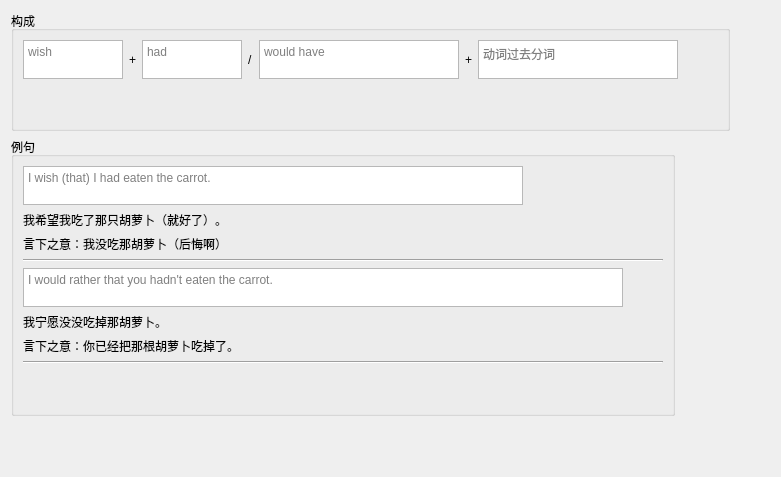
                 <widget class="QWidget" name="tab_13">
                  <attribute name="title">
                   <string>希望不可能的事件在过去发生</string>
                  </attribute>
                  <layout class="QVBoxLayout" name="verticalLayout_32">
                   <item>
                    <layout class="QHBoxLayout" name="horizontalLayout_44">
                     <item>
                      <widget class="QGroupBox" name="groupBox_14">
                       <property name="title">
                        <string>构成</string>
                       </property>
                       <layout class="QGridLayout" name="gridLayout_8">
                        <item row="0" column="0">
                         <layout class="QHBoxLayout" name="horizontalLayout_41">
                          <item>
                           <widget class="QTextEdit" name="textEdit_52">
                            <property name="maximumSize">
                             <size>
                              <width>100</width>
                              <height>39</height>
                             </size>
                            </property>
                            <property name="placeholderText">
                             <string>wish</string>
                            </property>
                           </widget>
                          </item>
                          <item>
                           <widget class="QLabel" name="label_77">
                            <property name="text">
                             <string>+</string>
                            </property>
                           </widget>
                          </item>
                          <item>
                           <widget class="QTextEdit" name="textEdit_58">
                            <property name="maximumSize">
                             <size>
                              <width>100</width>
                              <height>39</height>
                             </size>
                            </property>
                            <property name="placeholderText">
                             <string>had</string>
                            </property>
                           </widget>
                          </item>
                          <item>
                           <widget class="QLabel" name="label_71">
                            <property name="text">
                             <string>/</string>
                            </property>
                           </widget>
                          </item>
                          <item>
                           <widget class="QTextEdit" name="textEdit_53">
                            <property name="maximumSize">
                             <size>
                              <width>200</width>
                              <height>39</height>
                             </size>
                            </property>
                            <property name="placeholderText">
                             <string>would have</string>
                            </property>
                           </widget>
                          </item>
                          <item>
                           <widget class="QLabel" name="label_72">
                            <property name="text">
                             <string>+</string>
                            </property>
                           </widget>
                          </item>
                          <item>
                           <widget class="QTextEdit" name="textEdit_54">
                            <property name="maximumSize">
                             <size>
                              <width>200</width>
                              <height>39</height>
                             </size>
                            </property>
                            <property name="placeholderText">
                             <string>动词过去分词</string>
                            </property>
                           </widget>
                          </item>
                          <item>
                           <spacer name="horizontalSpacer_23">
                            <property name="orientation">
                             <enum>Qt::Horizontal</enum>
                            </property>
                            <property name="sizeHint" stdset="0">
                             <size>
                              <width>40</width>
                              <height>20</height>
                             </size>
                            </property>
                           </spacer>
                          </item>
                         </layout>
                        </item>
                        <item row="1" column="0">
                         <spacer name="verticalSpacer_17">
                          <property name="orientation">
                           <enum>Qt::Vertical</enum>
                          </property>
                          <property name="sizeHint" stdset="0">
                           <size>
                            <width>20</width>
                            <height>40</height>
                           </size>
                          </property>
                         </spacer>
                        </item>
                       </layout>
                      </widget>
                     </item>
                     <item>
                      <spacer name="horizontalSpacer_26">
                       <property name="orientation">
                        <enum>Qt::Horizontal</enum>
                       </property>
                       <property name="sizeHint" stdset="0">
                        <size>
                         <width>40</width>
                         <height>20</height>
                        </size>
                       </property>
                      </spacer>
                     </item>
                    </layout>
                   </item>
                   <item>
                    <layout class="QHBoxLayout" name="horizontalLayout_45">
                     <item>
                      <widget class="QGroupBox" name="groupBox_15">
                       <property name="title">
                        <string>例句</string>
                       </property>
                       <layout class="QVBoxLayout" name="verticalLayout_30">
                        <item>
                         <layout class="QHBoxLayout" name="horizontalLayout_42">
                          <item>
                           <widget class="QTextEdit" name="textEdit_55">
                            <property name="minimumSize">
                             <size>
                              <width>500</width>
                              <height>39</height>
                             </size>
                            </property>
                            <property name="maximumSize">
                             <size>
                              <width>300</width>
                              <height>39</height>
                             </size>
                            </property>
                            <property name="placeholderText">
                             <string>I wish (that) I had eaten the carrot.</string>
                            </property>
                           </widget>
                          </item>
                          <item>
                           <spacer name="horizontalSpacer_24">
                            <property name="orientation">
                             <enum>Qt::Horizontal</enum>
                            </property>
                            <property name="sizeHint" stdset="0">
                             <size>
                              <width>40</width>
                              <height>20</height>
                             </size>
                            </property>
                           </spacer>
                          </item>
                         </layout>
                        </item>
                        <item>
                         <widget class="QLabel" name="label_73">
                          <property name="text">
                           <string>我希望我吃了那只胡萝卜（就好了）。</string>
                          </property>
                         </widget>
                        </item>
                        <item>
                         <widget class="QLabel" name="label_78">
                          <property name="text">
                           <string>言下之意：我没吃那胡萝卜（后悔啊）</string>
                          </property>
                         </widget>
                        </item>
                        <item>
                         <widget class="Line" name="line_7">
                          <property name="cursor">
                           <cursorShape>ArrowCursor</cursorShape>
                          </property>
                          <property name="orientation">
                           <enum>Qt::Horizontal</enum>
                          </property>
                         </widget>
                        </item>
                        <item>
                         <layout class="QHBoxLayout" name="horizontalLayout_43">
                          <item>
                           <widget class="QTextEdit" name="textEdit_56">
                            <property name="sizePolicy">
                             <sizepolicy hsizetype="Fixed" vsizetype="Expanding">
                              <horstretch>0</horstretch>
                              <verstretch>0</verstretch>
                             </sizepolicy>
                            </property>
                            <property name="minimumSize">
                             <size>
                              <width>600</width>
                              <height>39</height>
                             </size>
                            </property>
                            <property name="maximumSize">
                             <size>
                              <width>600</width>
                              <height>39</height>
                             </size>
                            </property>
                            <property name="placeholderText">
                             <string>I would rather that you hadn't eaten the carrot.</string>
                            </property>
                           </widget>
                          </item>
                          <item>
                           <spacer name="horizontalSpacer_25">
                            <property name="orientation">
                             <enum>Qt::Horizontal</enum>
                            </property>
                            <property name="sizeHint" stdset="0">
                             <size>
                              <width>40</width>
                              <height>20</height>
                             </size>
                            </property>
                           </spacer>
                          </item>
                         </layout>
                        </item>
                        <item>
                         <widget class="QLabel" name="label_74">
                          <property name="text">
                           <string>我宁愿没没吃掉那胡萝卜。</string>
                          </property>
                         </widget>
                        </item>
                        <item>
                         <widget class="QLabel" name="label_79">
                          <property name="text">
                           <string>言下之意：你已经把那根胡萝卜吃掉了。</string>
                          </property>
                         </widget>
                        </item>
                        <item>
                         <widget class="Line" name="line_8">
                          <property name="orientation">
                           <enum>Qt::Horizontal</enum>
                          </property>
                         </widget>
                        </item>
                        <item>
                         <spacer name="verticalSpacer_18">
                          <property name="orientation">
                           <enum>Qt::Vertical</enum>
                          </property>
                          <property name="sizeHint" stdset="0">
                           <size>
                            <width>20</width>
                            <height>40</height>
                           </size>
                          </property>
                         </spacer>
                        </item>
                       </layout>
                      </widget>
                     </item>
                     <item>
                      <spacer name="horizontalSpacer_27">
                       <property name="orientation">
                        <enum>Qt::Horizontal</enum>
                       </property>
                       <property name="sizeHint" stdset="0">
                        <size>
                         <width>40</width>
                         <height>20</height>
                        </size>
                       </property>
                      </spacer>
                     </item>
                    </layout>
                   </item>
                   <item>
                    <spacer name="verticalSpacer_19">
                     <property name="orientation">
                      <enum>Qt::Vertical</enum>
                     </property>
                     <property name="sizeHint" stdset="0">
                      <size>
                       <width>20</width>
                       <height>50</height>
                      </size>
                     </property>
                    </spacer>
                   </item>
                  </layout>
                 </widget>
